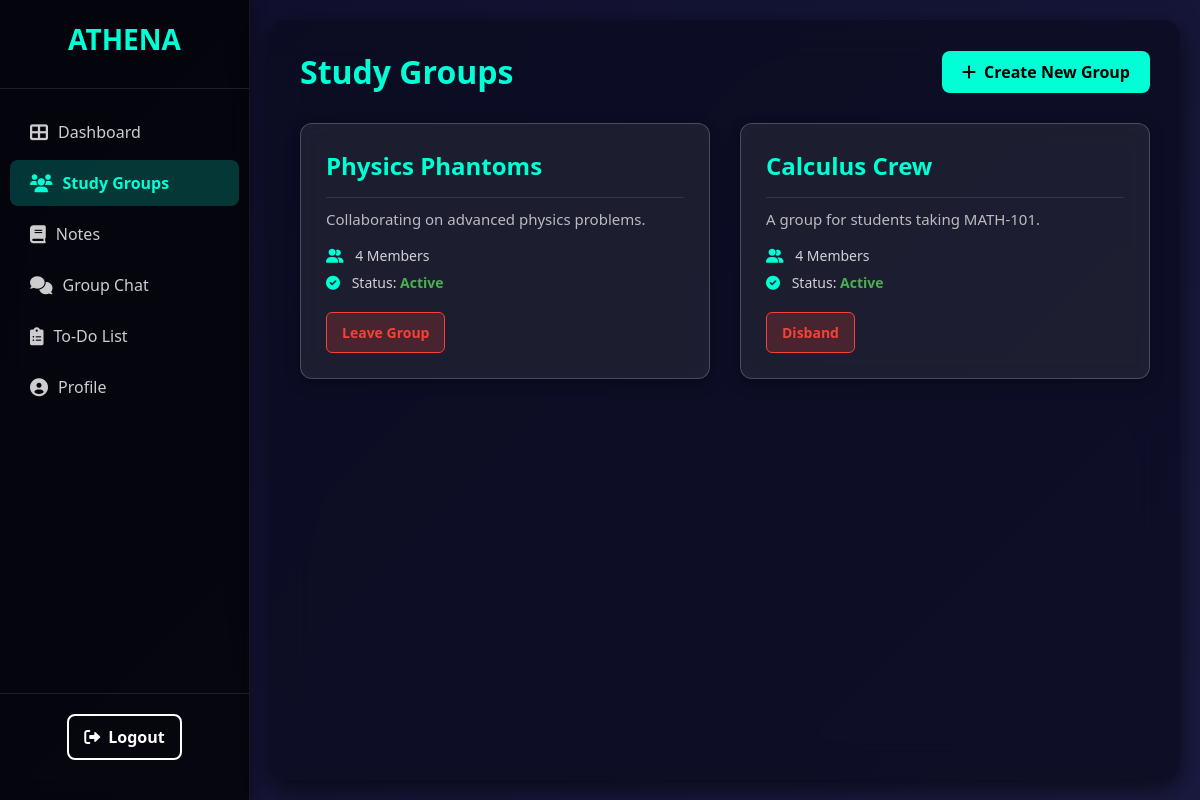
Screenshot of /users/dashboard/study_groups/study_group.php (signed in) with the database file from the repository.
### tables this page shows
CREATE TABLE `study_group` (
  `group_id` int(11) NOT NULL,
  `group_name` varchar(100) NOT NULL,
  `description` text DEFAULT NULL,
  `user_id` int(11) NOT NULL,
  `approved` tinyint(1) DEFAULT 0,
  `created_at` datetime DEFAULT current_timestamp()
);

### users/dashboard/study_groups/study_group.php (the view, shortened to what this page needs)
<?php
require '../../connect.php';
$user_id = $_SESSION['user_id'];
$study_groups = [];
$query_groups = "
    SELECT
        sg.group_id,
        sg.group_name,
        sg.description,
        sg.approved,
        sg.user_id AS creator_id,
        u.user_name AS creator_name,
        (SELECT COUNT(*) FROM group_members gm_count WHERE gm_count.group_id = sg.group_id) AS member_count
    FROM
        study_group sg
    JOIN
        users u ON sg.user_id = u.user_id
    WHERE
        sg.user_id = ? OR EXISTS (SELECT 1 FROM group_members gm WHERE gm.group_id = sg.group_id AND gm.user_id = ?)
    ORDER BY
        sg.created_at DESC;
";
$stmt_groups = $conn->prepare($query_groups);
$stmt_groups->bind_param("ii", $user_id, $user_id);
$stmt_groups->execute();
$result_groups = $stmt_groups->get_result();
if ($result_groups) {
    while ($row = $result_groups->fetch_assoc()) {
        $study_groups[] = $row;
    }
} else {
    error_log("Error fetching study groups: " . $conn->error);
}
?>
<!DOCTYPE html>
<html lang="en">
<head>
  <link rel="stylesheet" href="../panelstyle.css">
  <link rel="stylesheet" href="study_group_style.css">
  <link rel="stylesheet" href="https://cdnjs.cloudflare.com/ajax/libs/font-awesome/6.0.0-beta3/css/all.min.css">
</head>
<body>
  <div class="dashboard-wrapper">
    <aside class="sidebar">
      <div class="sidebar-header">
        <div class="logo">ATHENA</div>
      </div>
      <nav class="sidebar-nav">
        <ul>
          <li><a href="../user_panel.php"><i class="fas fa-th-large"></i> Dashboard</a></li>
          <li class="active"><a href="study_group.php"><i class="fas fa-users"></i> Study Groups</a></li>
          <li><a href="../notes/notes.php"><i class="fas fa-book"></i> Notes</a></li>
          <li><a href="../chat_box/group_chat.php"><i class="fas fa-comments"></i> Group Chat</a></li>
          <li><a href="../to-do/to-do.php"><i class="fas fa-clipboard-list"></i> To-Do List</a></li>
          <li><a href="../profile/profile_page.php"><i class="fas fa-user-circle"></i> Profile</a></li>
        </ul>
      </nav>
      <div class="sidebar-footer">
        <a href="../../user_logout.php" class="logout-btn"><i class="fas fa-sign-out-alt"></i> Logout</a>
      </div>
    </aside>
    <main class="main-content">
      <header class="main-header">
        <div class="welcome-section">
          <h2>Study Groups</h2>
        </div>
        <div class="header-actions">
          <button class="create-new-btn" id="toggle-create-group-form"><i class="fas fa-plus"></i> Create New Group</button>
        </div>
      </header>
      <section class="dashboard-grid">
        <?php if (!empty($study_groups)): ?>
          <?php foreach ($study_groups as $group): ?>
            <div class="card">
              <div class="card-content">
                <h3 class="group-title"><?= htmlspecialchars($group['group_name']) ?></h3>
                <p class="group-description"><?= htmlspecialchars($group['description'] ?? 'No description provided.') ?></p>
                <div class="group-meta">
                  <p><i class="fas fa-user-friends"></i> <?= htmlspecialchars($group['member_count']) ?> Members</p>
                  <p>
                    <i class="fas fa-check-circle"></i> Status:
                    <span class="status-<?= $group['approved'] ? 'active' : 'pending' ?>">
                      <?= $group['approved'] ? 'Active' : 'Pending Approval' ?>
                    </span>
                  </p>
                </div>
                <?php if ($group['creator_id'] == $user_id): ?>
                    <form action="./disband_group.php" method="post" onsubmit="return confirm('Are you sure you want to PERMANENTLY disband this group? This cannot be undone.');" style="display: inline;">
                        <button type="submit" class="leave-btn">Disband</button>
                    </form>
                <?php else: ?>
                    <button class="leave-btn" data-group-id="<?= $group['group_id'] ?>">Leave Group</button>
                <?php endif; ?>
              </div>
            </div>
          <?php endforeach; ?>
        <?php else: ?>
          <p class="no-data">No study groups found. <a href="#" id="trigger-create-group-from-empty">Create or join one!</a></p>
        <?php endif; ?>
      </section>
    </main>
  </div>
</body>
</html>

### users/dashboard/panelstyle.css (style rules this page uses)
* { margin: 0; padding: 0; box-sizing: border-box; font-family: 'Segoe UI', sans-serif; }
body { background: linear-gradient(135deg, #0f0f2c, #1a1a40); color: white; min-height: 100vh; display: flex; }
a { text-decoration: none; color: inherit; }
.dashboard-wrapper { display: flex; width: 100%; min-height: 100vh; }
.sidebar { width: 250px; background-color: rgba(0, 0, 0, 0.7); backdrop-filter: blur(10px); box-shadow: 2px 0 15px rgba(0, 0, 0, 0.4); display: flex; flex-direction: column; padding: 20px 0; position: sticky; top: 0; height: 100vh; border-right: 1px solid rgba(255, 255, 255, 0.08); }
.sidebar-header { padding: 0 20px 30px; border-bottom: 1px solid rgba(255, 255, 255, 0.1); margin-bottom: 20px; }
.sidebar-header .logo { font-size: 28px; font-weight: bold; color: #00ffd5; text-align: center; }
.sidebar-nav ul { list-style: none; padding: 0; }
.sidebar-nav li { margin-bottom: 5px; }
.sidebar-nav li a { display: flex; align-items: center; padding: 12px 20px; color: rgba(255, 255, 255, 0.8); font-size: 16px; transition: background-color 0.2s ease, color 0.2s ease; border-radius: 8px; margin: 0 10px; }
.sidebar-nav li a i { margin-right: 10px; font-size: 18px; }
.sidebar-nav li.active a { background-color: rgba(0, 255, 213, 0.2); color: #00ffd5; font-weight: bold; }
.sidebar-footer { margin-top: auto; padding: 20px; border-top: 1px solid rgba(255, 255, 255, 0.1); text-align: center; }
.logout-btn { background-color: transparent; border: 2px solid white; color: white; padding: 10px 15px; border-radius: 8px; display: inline-flex; align-items: center; font-weight: bold; transition: background-color 0.3s ease, color 0.3s ease, transform 0.2s ease; }
.logout-btn i { margin-right: 8px; }
.main-content { flex-grow: 1; padding: 30px; background-color: rgba(10, 10, 30, 0.7); backdrop-filter: blur(20px); border-radius: 16px; margin: 20px; box-shadow: 0 8px 24px rgba(0, 0, 0, 0.6); }
.main-header { display: flex; justify-content: space-between; align-items: center; margin-bottom: 30px; flex-wrap: wrap; gap: 20px; }
.welcome-section h2 { font-size: 32px; color: #00ffd5; margin: 0; }
.header-actions { display: flex; align-items: center; gap: 15px; flex-wrap: wrap; }
.create-new-btn { background-color: #00ffd5; color: black; padding: 10px 20px; border: none; border-radius: 8px; font-size: 16px; cursor: pointer; display: inline-flex; align-items: center; gap: 8px; font-weight: bold; transition: background-color 0.3s ease, transform 0.2s ease; height: 42px; }
.dashboard-grid { display: grid; grid-template-columns: repeat(auto-fit, minmax(300px, 1fr)); gap: 30px; }
.card { background-color: rgba(255, 255, 255, 0.08); border-radius: 12px; box-shadow: 0 4px 15px rgba(0, 0, 0, 0.3); padding: 25px; display: flex; flex-direction: column; border: 1px solid rgba(255, 255, 255, 0.2); backdrop-filter: blur(10px); transition: transform 0.3s ease, box-shadow 0.3s ease; }
.card h3 { font-size: 22px; color: #00ffd5; margin-bottom: 20px; border-bottom: 1px solid rgba(255, 255, 255, 0.1); padding-bottom: 15px; }
.card-content { flex-grow: 1; }

### users/dashboard/study_groups/study_group_style.css (style rules this page uses)
.dashboard-grid .card { background-color: rgba(255, 255, 255, 0.08); border-radius: 12px; box-shadow: 0 4px 15px rgba(0, 0, 0, 0.3); padding: 25px; display: flex; flex-direction: column; border: 1px solid rgba(255, 255, 255, 0.2); backdrop-filter: blur(10px); transition: transform 0.3s ease, box-shadow 0.3s ease; color: white; }
.card .group-title { font-size: 24px; color: #00ffd5; margin-bottom: 10px; font-weight: bold; }
.card .group-description { font-size: 15px; color: rgba(255, 255, 255, 0.7); margin-bottom: 15px; line-height: 1.5; flex-grow: 1; }
.card .group-meta { display: flex; flex-direction: column; gap: 8px; margin-top: 15px; margin-bottom: 20px; font-size: 14px; color: rgba(255, 255, 255, 0.8); }
.card .group-meta i { margin-right: 8px; color: #00ffd5; }
.card .status-active { color: #4CAF50; font-weight: bold; }
.leave-btn { background-color: rgba(244, 67, 54, 0.2); color: #f44336; padding: 10px 15px; border: 1px solid #f44336; border-radius: 6px; font-size: 14px; cursor: pointer; transition: background-color 0.2s ease, color 0.2s ease, transform 0.2s ease; align-self: flex-start; font-weight: bold; }

### rows the page displays
study_group: group_name "Physics Phantoms", description "Collaborating on advanced physics problems.", member_count "4", approved "Active"
study_group: group_name "Calculus Crew", description "A group for students taking MATH-101.", member_count "4", approved "Active"
